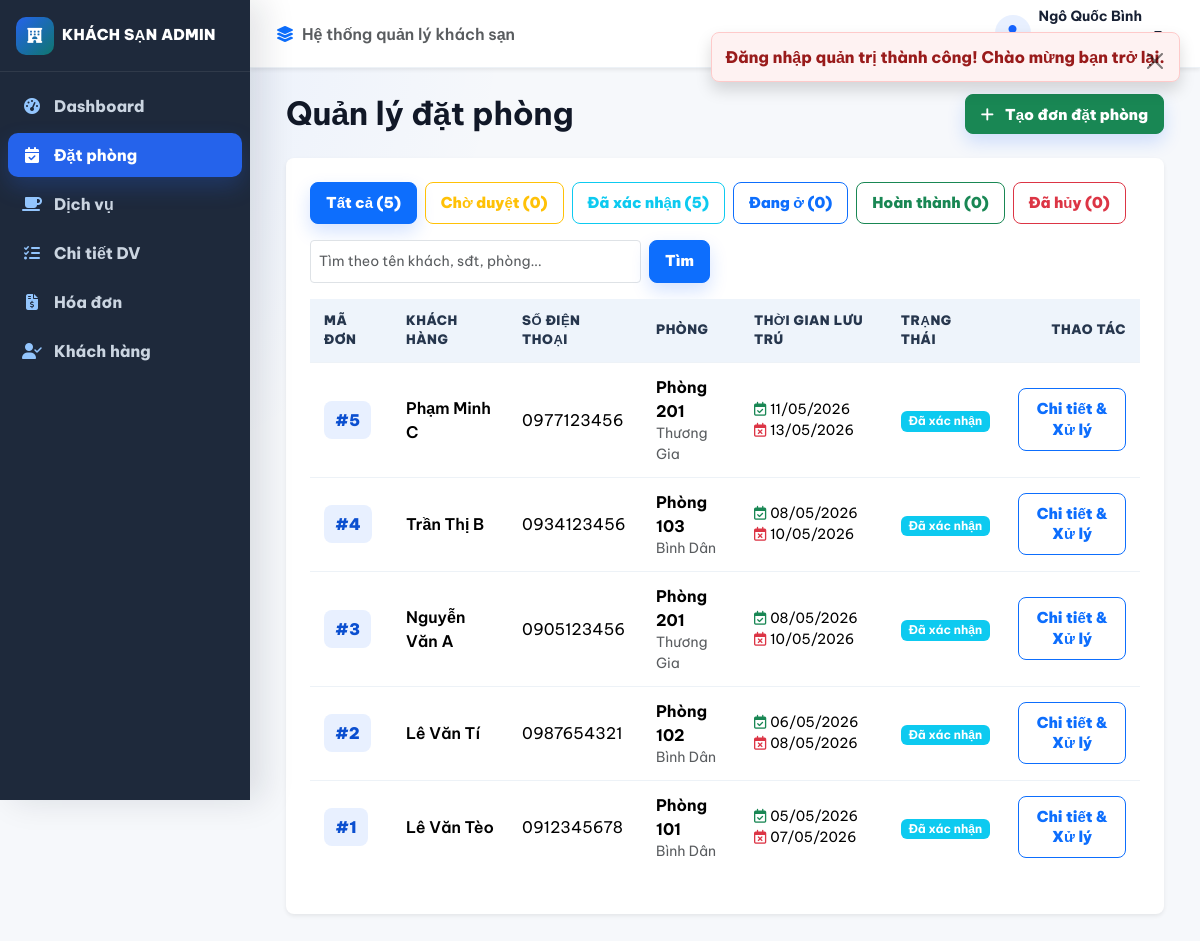
The page /admin/index.php?c=dat-phong (signed in) on the database its author committed.
### tables this page shows
CREATE TABLE NHANVIEN
(
    MaNhanVien INT AUTO_INCREMENT PRIMARY KEY,
    Username VARCHAR(20),
    `Password` VARCHAR(255),
    TenNhanVien VARCHAR(100),
    NgaySinh DATE,
    CMND VARCHAR(20),
    NgayVaoLam DATE,
    MaChucVu INT,
    UNIQUE KEY uq_staff_username (Username),
    CONSTRAINT FK_NHANVIEN_CHUCVU 
        FOREIGN KEY (MaChucVu) REFERENCES CHUCVU(MaChucVu)
);

CREATE TABLE CTDATPHONG
(
    MaCTDatPhong INT AUTO_INCREMENT PRIMARY KEY,
    NgayThucHien DATE,
    MaKhachHang INT,
    NgayNhan DATE,
    NgayTra DATE,
    MaPhong INT,
    MaNhanVien INT,
    TrangThai VARCHAR(50) DEFAULT 'CHO_ADMIN_DUYET',
    GiaPhongDat INT NULL,
    payment_status VARCHAR(50) DEFAULT 'CHUA_TAO',
    payment_requested_at DATETIME NULL,
    payment_expired_at DATETIME NULL,
    CONSTRAINT FK_CTDATPHONG_KHACHHANG 
        FOREIGN KEY (MaKhachHang) REFERENCES KHACHHANG(MaKhachHang),
    CONSTRAINT FK_CTDATPHONG_PHONG 
        FOREIGN KEY (MaPhong) REFERENCES PHONG(MaPhong),
    CONSTRAINT FK_CTDATPHONG_NHANVIEN 
        FOREIGN KEY (MaNhanVien) REFERENCES NHANVIEN(MaNhanVien)
);

CREATE TABLE KHACHHANG
(
    MaKhachHang INT AUTO_INCREMENT PRIMARY KEY,
    HoTen VARCHAR(255),
    Email VARCHAR(254),
    DiaChi VARCHAR(255),
    DienThoai VARCHAR(20),
    CMND VARCHAR(20),
    MatKhau VARCHAR(255),
    TrangThai VARCHAR(30) DEFAULT 'HOAT_DONG',
    EmailConnexion VARCHAR(254) GENERATED ALWAYS AS (NULLIF(Email, '')) STORED,
    UNIQUE KEY uq_customer_phone (DienThoai),
    UNIQUE KEY uq_customer_email (EmailConnexion)
);

CREATE TABLE PHONG
(
    MaPhong INT PRIMARY KEY,
    MaLoaiPhong INT,
    HinhAnhDaiDien VARCHAR(255),
    TrangThai VARCHAR(30) DEFAULT 'Trống',
    CONSTRAINT FK_PHONG_LOAIPHONG 
        FOREIGN KEY (MaLoaiPhong) REFERENCES LOAIPHONG(MaLoaiPhong)
);

CREATE TABLE LOAIPHONG
(
    MaLoaiPhong INT AUTO_INCREMENT PRIMARY KEY,
    TenLoaiPhong VARCHAR(20),
    GiaPhong INT,
    MoTa VARCHAR(255),
    DaXoa BOOLEAN DEFAULT FALSE
);

### controllers/admin/DatPhongController.php (called while the page is built, shortened)
<?php
require_once __DIR__ . '/../../config/auth.php';
require_once __DIR__ . '/../../config/helpers.php';
require_once __DIR__ . '/../../models/DatPhongModel.php';
class DatPhongController {
    public function list(): void {
        Auth::requirePermission('DAT_PHONG');
        $trangThai = $_GET['trangThai'] ?? null;
        $keyword   = $_GET['keyword'] ?? null;
        $items  = DatPhongModel::getAll($trangThai, $keyword);
        $counts = DatPhongModel::countByStatus();
        render_admin_view('dat-phong/list', [
            'title'     => 'Quản lý Đặt phòng',
            'items'     => $items,
            'counts'    => $counts,
            'trangThai' => $trangThai,
            'keyword'   => $keyword
        ]);
    }
}

### config/auth.php (called while the page is built, shortened)
<?php
require_once __DIR__ . '/database.php';
require_once __DIR__ . '/helpers.php';
class Auth {
    public static function isAdminLoggedIn(): bool {
        static $checked = false;
        if (!$checked) {
            $checked = true;
            $stmt = getDB()->prepare('SELECT nv.*, cv.TenChucVu FROM NHANVIEN nv LEFT JOIN CHUCVU cv ON cv.MaChucVu = nv.MaChucVu WHERE MaNhanVien = ?');
            $stmt->execute([$_SESSION['admin_user']['id']]);
        }
        return true;
    }
    public static function hasPermission(string $permission): bool {
        $perms = $_SESSION['admin_permissions'] ?? [];
        return in_array($permission, $perms);
    }
    public static function requireAdminLogin(): void {
        if (!self::isAdminLoggedIn()) {
            set_flash('danger', 'Vui lòng đăng nhập để tiếp tục.');
            redirect(admin_url('c=auth&a=login'));
        }
    }
    public static function requirePermission(string $permission): void {
        self::requireAdminLogin();
    }
}

### config/database.php (called while the page is built, shortened)
<?php
class Database {
    private static ?PDO $instance = null;
    public static function getConnection(): PDO {
        if (self::$instance === null) {
            $dsn = 'mysql:host=' . (getenv('HOTEL_DB_HOST') ?: self::DB_HOST)
                . ';port=' . (getenv('HOTEL_DB_PORT') ?: self::DB_PORT)
                . ';dbname=' . (getenv('HOTEL_DB_NAME') ?: self::DB_NAME) . ';charset=utf8mb4';
            $options = [
                PDO::ATTR_ERRMODE            => PDO::ERRMODE_EXCEPTION,
                PDO::ATTR_DEFAULT_FETCH_MODE => PDO::FETCH_ASSOC,
                PDO::ATTR_EMULATE_PREPARES   => false,
                PDO::MYSQL_ATTR_INIT_COMMAND => "SET NAMES utf8mb4"
            ];
            try {
                self::$instance = new PDO($dsn, getenv('HOTEL_DB_USER') ?: self::DB_USER, getenv('HOTEL_DB_PASS') ?: self::DB_PASS, $options);
                self::$instance->exec("SET time_zone = '+07:00'");
                self::$instance->exec('SET SESSION TRANSACTION ISOLATION LEVEL READ COMMITTED');
            } catch (PDOException $e) {
                error_log($e->getMessage());
                throw new RuntimeException('Không thể kết nối cơ sở dữ liệu. Vui lòng kiểm tra cấu hình máy chủ.');
            }
        }
        return self::$instance;
    }
}
function getDB(): PDO {
    return Database::getConnection();
}

### models/DatPhongModel.php (called while the page is built, shortened)
<?php
class DatPhongModel extends BaseModel {
    public static function getAll(?string $trangThai = null, ?string $keyword = null): array {
        $db = self::db();
        $sql = "
            SELECT
                cdp.*,
                kh.HoTen AS TenKhachHang, kh.DienThoai AS SdtKhachHang, kh.Email AS EmailKhachHang,
                p.MaPhong, lp.TenLoaiPhong, COALESCE(cdp.GiaPhongDat, lp.GiaPhong) AS GiaPhong,
                nv.TenNhanVien
            FROM CTDATPHONG cdp
            LEFT JOIN KHACHHANG kh ON cdp.MaKhachHang = kh.MaKhachHang
            LEFT JOIN PHONG p ON cdp.MaPhong = p.MaPhong
            LEFT JOIN LOAIPHONG lp ON p.MaLoaiPhong = lp.MaLoaiPhong
            LEFT JOIN NHANVIEN nv ON cdp.MaNhanVien = nv.MaNhanVien
            WHERE 1=1
        ";
        $params = [];
        $sql .= " ORDER BY cdp.MaCTDatPhong DESC";
        $stmt = $db->prepare($sql);
        $stmt->execute($params);
        return $stmt->fetchAll();
    }
    public static function countByStatus(): array {
        $db = self::db();
        $sql = "
            SELECT
                SUM(CASE WHEN TrangThai = 'CHO_ADMIN_DUYET' THEN 1 ELSE 0 END) AS choDuyet,
                SUM(CASE WHEN TrangThai = 'DA_XAC_NHAN' THEN 1 ELSE 0 END) AS daXacNhan,
                SUM(CASE WHEN TrangThai = 'DANG_SU_DUNG' THEN 1 ELSE 0 END) AS dangSuDung,
                SUM(CASE WHEN TrangThai = 'DA_HOAN_THANH' THEN 1 ELSE 0 END) AS daHoanThanh,
                SUM(CASE WHEN TrangThai = 'DA_HUY' THEN 1 ELSE 0 END) AS daHuy,
                COUNT(*) AS tongDon
            FROM CTDATPHONG
        ";
        return $db->query($sql)->fetch() ?: [];
    }
}

### views/admin/dat-phong/list.php (the view, shortened to what this page needs)
<div class="container admin-wide my-4">
    <div class="d-flex justify-content-between align-items-center mb-4">
        <h1 class="fw-bold mb-0">Quản lý đặt phòng</h1>
        <a href="<?= e(admin_url('c=dat-phong&a=add')) ?>" class="btn btn-success">
            <i class="fa-solid fa-plus me-1"></i> Tạo đơn đặt phòng
        </a>
    </div>
    <div class="card admin-panel border-0 shadow-sm p-4 mb-4">
        <div class="d-flex flex-wrap gap-2 mb-3">
            <a href="<?= e(admin_url('c=dat-phong')) ?>" class="btn btn-sm <?= empty($trangThai) ? 'btn-primary' : 'btn-outline-secondary' ?>">
                Tất cả (<?= $counts['tongDon'] ?? 0 ?>)
            </a>
            <a href="<?= e(admin_url('c=dat-phong&trangThai=CHO_ADMIN_DUYET')) ?>" class="btn btn-sm <?= ($trangThai === 'CHO_ADMIN_DUYET') ? 'btn-warning' : 'btn-outline-warning' ?>">
                Chờ duyệt (<?= $counts['choDuyet'] ?? 0 ?>)
            </a>
            <a href="<?= e(admin_url('c=dat-phong&trangThai=DA_XAC_NHAN')) ?>" class="btn btn-sm <?= ($trangThai === 'DA_XAC_NHAN') ? 'btn-info text-white' : 'btn-outline-info' ?>">
                Đã xác nhận (<?= $counts['daXacNhan'] ?? 0 ?>)
            </a>
            <a href="<?= e(admin_url('c=dat-phong&trangThai=DANG_SU_DUNG')) ?>" class="btn btn-sm <?= ($trangThai === 'DANG_SU_DUNG') ? 'btn-primary' : 'btn-outline-primary' ?>">
                Đang ở (<?= $counts['dangSuDung'] ?? 0 ?>)
            </a>
            <a href="<?= e(admin_url('c=dat-phong&trangThai=DA_HOAN_THANH')) ?>" class="btn btn-sm <?= ($trangThai === 'DA_HOAN_THANH') ? 'btn-success' : 'btn-outline-success' ?>">
                Hoàn thành (<?= $counts['daHoanThanh'] ?? 0 ?>)
            </a>
            <a href="<?= e(admin_url('c=dat-phong&trangThai=DA_HUY')) ?>" class="btn btn-sm <?= ($trangThai === 'DA_HUY') ? 'btn-danger' : 'btn-outline-danger' ?>">
                Đã hủy (<?= $counts['daHuy'] ?? 0 ?>)
            </a>
        </div>
        <form method="GET" class="d-flex gap-2 mb-3" style="max-width: 400px;">
            <input type="text" name="keyword" class="form-control form-control-sm" placeholder="Tìm theo tên khách, sđt, phòng..." value="<?= e($keyword ?? '') ?>">
            <button type="submit" class="btn btn-sm btn-primary">Tìm</button>
        </form>
        <div class="table-responsive">
            <table class="table admin-table align-middle">
                <thead>
                    <tr>
                        <th>Mã đơn</th>
                        <th>Khách hàng</th>
                        <th>Số điện thoại</th>
                        <th>Phòng</th>
                        <th>Thời gian lưu trú</th>
                        <th>Trạng thái</th>
                        <th class="text-end">Thao tác</th>
                    </tr>
                </thead>
                <tbody>
                    <?php if (!empty($items)): ?>
                        <?php foreach ($items as $item): ?>
                            <tr>
                                <td><span class="id-badge">#<?= $item['MaCTDatPhong'] ?></span></td>
                                <td class="fw-semibold"><?= e($item['TenKhachHang'] ?? 'Khách vãng lai') ?></td>
                                <td><?= e($item['SdtKhachHang'] ?? '') ?></td>
                                <td>
                                    <strong>Phòng <?= e($item['MaPhong']) ?></strong>
                                    <div class="small text-muted"><?= e($item['TenLoaiPhong'] ?? '') ?></div>
                                </td>
                                <td>
                                    <div class="small">
                                        <i class="fa-regular fa-calendar-check me-1 text-success"></i><?= format_date($item['NgayNhan']) ?>
                                        <br>
                                        <i class="fa-regular fa-calendar-xmark me-1 text-danger"></i><?= format_date($item['NgayTra']) ?>
                                    </div>
                                </td>
                                <td>
                                    <?php
                                        $st = $item['TrangThai'];
                                        $label = 'badge bg-secondary';
                                        $text = $st;
                                        switch ($st) {
                                            case 'DA_XAC_NHAN': $label = 'badge bg-info text-white'; $text = 'Đã xác nhận'; break;
                                        }
                                    ?>
                                    <span class="<?= $label ?>"><?= $text ?></span>
                                </td>
                                <td class="text-end">
                                    <a href="<?= e(admin_url('c=dat-phong&a=detail&id=' . $item['MaCTDatPhong'])) ?>" class="btn btn-sm btn-outline-primary">
                                        Chi tiết & Xử lý
                                    </a>
                                </td>
                            </tr>
                        <?php endforeach; ?>
                    <?php else: ?>
                        <tr>
                            <td colspan="7" class="text-center py-4 text-muted">Không tìm thấy đơn đặt phòng nào.</td>
                        </tr>
                    <?php endif; ?>
                </tbody>
            </table>
        </div>
    </div>
</div>

### views/admin/layouts/nav.php (shortened to what this page needs)
<?php
require_once __DIR__ . '/../../../config/auth.php';
$currentC = $_GET['c'] ?? 'dashboard';
?>
<div class="admin-shell">
    <aside class="admin-sidebar">
        <a class="admin-brand d-flex align-items-center gap-2 px-3 py-3" href="<?= e(admin_url('c=dashboard')) ?>">
            <span class="brand-icon"><i class="fa-solid fa-hotel"></i></span>
            <span>KHÁCH SẠN ADMIN</span>
        </a>
        <nav class="admin-menu px-2">
            <?php if (Auth::hasPermission('DASHBOARD')): ?>
            <a class="admin-menu-link <?= ($currentC === 'dashboard') ? 'active' : '' ?>" href="<?= e(admin_url('c=dashboard')) ?>">
                <i class="fa-solid fa-gauge-high"></i>
                <span>Dashboard</span>
            </a>
            <?php endif; ?>
            <?php if (Auth::hasPermission('DAT_PHONG')): ?>
            <a class="admin-menu-link <?= ($currentC === 'dat-phong') ? 'active' : '' ?>" href="<?= e(admin_url('c=dat-phong')) ?>">
                <i class="fa-solid fa-calendar-check"></i>
                <span>Đặt phòng</span>
            </a>
            <?php endif; ?>
            <?php if (Auth::hasPermission('DICH_VU')): ?>
            <a class="admin-menu-link <?= ($currentC === 'dich-vu') ? 'active' : '' ?>" href="<?= e(admin_url('c=dich-vu')) ?>">
                <i class="fa-solid fa-mug-saucer"></i>
                <span>Dịch vụ</span>
            </a>
            <?php endif; ?>
            <?php if (Auth::hasPermission('CT_DICH_VU')): ?>
            <a class="admin-menu-link <?= ($currentC === 'ct-dich-vu') ? 'active' : '' ?>" href="<?= e(admin_url('c=ct-dich-vu')) ?>">
                <i class="fa-solid fa-list-check"></i>
                <span>Chi tiết DV</span>
            </a>
            <?php endif; ?>
            <?php if (Auth::hasPermission('HOA_DON')): ?>
            <a class="admin-menu-link <?= ($currentC === 'hoa-don') ? 'active' : '' ?>" href="<?= e(admin_url('c=hoa-don')) ?>">
                <i class="fa-solid fa-file-invoice-dollar"></i>
                <span>Hóa đơn</span>
            </a>
            <?php endif; ?>
            <?php if (Auth::hasPermission('KHACH_HANG')): ?>
            <a class="admin-menu-link <?= ($currentC === 'khach-hang') ? 'active' : '' ?>" href="<?= e(admin_url('c=khach-hang')) ?>">
                <i class="fa-solid fa-user-check"></i>
                <span>Khách hàng</span>
            </a>
            <?php endif; ?>
        </nav>
    </aside>
    <header class="admin-topbar shadow-sm">
        <div class="d-flex align-items-center gap-2 text-muted fw-semibold">
            <i class="fa-solid fa-layer-group text-primary"></i>
            <span>Hệ thống quản lý khách sạn</span>
        </div>
        <div class="dropdown ms-auto">
            <button class="admin-account dropdown-toggle border-0 bg-transparent d-flex align-items-center gap-2"
                    type="button"
                    data-bs-toggle="dropdown"
                    aria-expanded="false">
                <span class="admin-avatar">
                </span>
                <span class="account-text text-start">
                    <strong><?= e($currentUser['fullName'] ?? 'Admin') ?></strong>
                    <br>
                    <small class="text-muted"><?= e($currentUser['roleName'] ?? 'Nhân viên') ?></small>
                </span>
            </button>
        </div>
    </header>
</div>

### rows shown on the page
nhanvien: TenNhanVien "Ngô Quốc Bình"
ctdatphong: MaCTDatPhong "5", MaKhachHang.HoTen "Phạm Minh C", MaKhachHang.DienThoai "0977123456", MaPhong.MaPhong "201", loaiphong.TenLoaiPhong "Thương Gia", NgayNhan "11/05/2026", NgayTra "13/05/2026", TrangThai "Đã xác nhận"
ctdatphong: MaCTDatPhong "4", MaKhachHang.HoTen "Trần Thị B", MaKhachHang.DienThoai "0934123456", MaPhong.MaPhong "103", loaiphong.TenLoaiPhong "Bình Dân", NgayNhan "08/05/2026", NgayTra "10/05/2026", TrangThai "Đã xác nhận"
ctdatphong: MaCTDatPhong "3", MaKhachHang.HoTen "Nguyễn Văn A", MaKhachHang.DienThoai "0905123456", MaPhong.MaPhong "201", loaiphong.TenLoaiPhong "Thương Gia", NgayNhan "08/05/2026", NgayTra "10/05/2026", TrangThai "Đã xác nhận"
ctdatphong: MaCTDatPhong "2", MaKhachHang.HoTen "Lê Văn Tí", MaKhachHang.DienThoai "0987654321", MaPhong.MaPhong "102", loaiphong.TenLoaiPhong "Bình Dân", NgayNhan "06/05/2026", NgayTra "08/05/2026", TrangThai "Đã xác nhận"
ctdatphong: MaCTDatPhong "1", MaKhachHang.HoTen "Lê Văn Tèo", MaKhachHang.DienThoai "0912345678", MaPhong.MaPhong "101", loaiphong.TenLoaiPhong "Bình Dân", NgayNhan "05/05/2026", NgayTra "07/05/2026", TrangThai "Đã xác nhận"

### other values the page prints
$flash['message'] "Đăng nhập quản trị thành công! Chào mừng bạn trở lại."
$counts['tongDon'] "5"
$counts['choDuyet'] "0"
$counts['daXacNhan'] "5"
$counts['dangSuDung'] "0"
$counts['daHoanThanh'] "0"
$counts['daHuy'] "0"
